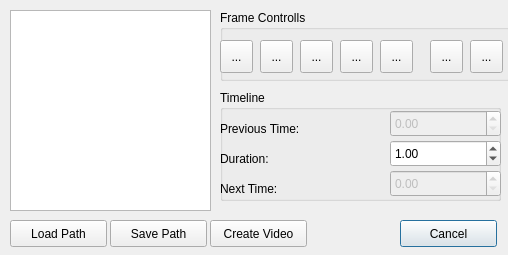
<?xml version="1.0" encoding="UTF-8"?>
<ui version="4.0">
 <class>PlayerDialogUI</class>
 <widget class="QDialog" name="PlayerDialogUI">
  <property name="geometry">
   <rect>
    <x>0</x>
    <y>0</y>
    <width>508</width>
    <height>255</height>
   </rect>
  </property>
  <property name="sizePolicy">
   <sizepolicy hsizetype="Fixed" vsizetype="Fixed">
    <horstretch>0</horstretch>
    <verstretch>0</verstretch>
   </sizepolicy>
  </property>
  <property name="minimumSize">
   <size>
    <width>508</width>
    <height>255</height>
   </size>
  </property>
  <property name="maximumSize">
   <size>
    <width>508</width>
    <height>255</height>
   </size>
  </property>
  <property name="windowTitle">
   <string>Dialog</string>
  </property>
  <widget class="QListWidget" name="listWidget">
   <property name="geometry">
    <rect>
     <x>10</x>
     <y>10</y>
     <width>201</width>
     <height>201</height>
    </rect>
   </property>
  </widget>
  <widget class="QGroupBox" name="groupBoxControlls">
   <property name="geometry">
    <rect>
     <x>220</x>
     <y>10</y>
     <width>291</width>
     <height>71</height>
    </rect>
   </property>
   <property name="title">
    <string>Frame Controlls</string>
   </property>
   <widget class="QToolButton" name="buttonFirst">
    <property name="geometry">
     <rect>
      <x>0</x>
      <y>30</y>
      <width>33</width>
      <height>33</height>
     </rect>
    </property>
    <property name="text">
     <string>...</string>
    </property>
    <property name="icon">
     <iconset resource="../res/viewer.qrc">
      <normaloff>:/qv_play_first.png</normaloff>:/qv_play_first.png</iconset>
    </property>
    <property name="iconSize">
     <size>
      <width>32</width>
      <height>32</height>
     </size>
    </property>
   </widget>
   <widget class="QToolButton" name="buttonPrev">
    <property name="geometry">
     <rect>
      <x>40</x>
      <y>30</y>
      <width>33</width>
      <height>33</height>
     </rect>
    </property>
    <property name="text">
     <string>...</string>
    </property>
    <property name="icon">
     <iconset resource="../res/viewer.qrc">
      <normaloff>:/qv_play_prev.png</normaloff>:/qv_play_prev.png</iconset>
    </property>
    <property name="iconSize">
     <size>
      <width>32</width>
      <height>32</height>
     </size>
    </property>
   </widget>
   <widget class="QToolButton" name="buttonAnimate">
    <property name="geometry">
     <rect>
      <x>80</x>
      <y>30</y>
      <width>33</width>
      <height>33</height>
     </rect>
    </property>
    <property name="text">
     <string>...</string>
    </property>
    <property name="icon">
     <iconset resource="../res/viewer.qrc">
      <normaloff>:/qv_play_animate.png</normaloff>:/qv_play_animate.png</iconset>
    </property>
    <property name="iconSize">
     <size>
      <width>32</width>
      <height>32</height>
     </size>
    </property>
   </widget>
   <widget class="QToolButton" name="buttonNext">
    <property name="geometry">
     <rect>
      <x>120</x>
      <y>30</y>
      <width>33</width>
      <height>33</height>
     </rect>
    </property>
    <property name="text">
     <string>...</string>
    </property>
    <property name="icon">
     <iconset resource="../res/viewer.qrc">
      <normaloff>:/qv_play_next.png</normaloff>:/qv_play_next.png</iconset>
    </property>
    <property name="iconSize">
     <size>
      <width>32</width>
      <height>32</height>
     </size>
    </property>
   </widget>
   <widget class="QToolButton" name="buttonLast">
    <property name="geometry">
     <rect>
      <x>160</x>
      <y>30</y>
      <width>33</width>
      <height>33</height>
     </rect>
    </property>
    <property name="text">
     <string>...</string>
    </property>
    <property name="icon">
     <iconset resource="../res/viewer.qrc">
      <normaloff>:/qv_play_last.png</normaloff>:/qv_play_last.png</iconset>
    </property>
    <property name="iconSize">
     <size>
      <width>32</width>
      <height>32</height>
     </size>
    </property>
   </widget>
   <widget class="QToolButton" name="buttonAddFrame">
    <property name="geometry">
     <rect>
      <x>210</x>
      <y>30</y>
      <width>33</width>
      <height>33</height>
     </rect>
    </property>
    <property name="text">
     <string>...</string>
    </property>
    <property name="icon">
     <iconset resource="../res/viewer.qrc">
      <normaloff>:/qv_play_add.png</normaloff>:/qv_play_add.png</iconset>
    </property>
    <property name="iconSize">
     <size>
      <width>32</width>
      <height>32</height>
     </size>
    </property>
   </widget>
   <widget class="QToolButton" name="buttonDeleteFrame">
    <property name="geometry">
     <rect>
      <x>250</x>
      <y>30</y>
      <width>33</width>
      <height>33</height>
     </rect>
    </property>
    <property name="text">
     <string>...</string>
    </property>
    <property name="icon">
     <iconset resource="../res/viewer.qrc">
      <normaloff>:/qv_play_delete.png</normaloff>:/qv_play_delete.png</iconset>
    </property>
    <property name="iconSize">
     <size>
      <width>32</width>
      <height>32</height>
     </size>
    </property>
   </widget>
  </widget>
  <widget class="QGroupBox" name="groupBoxTimeline">
   <property name="geometry">
    <rect>
     <x>220</x>
     <y>90</y>
     <width>281</width>
     <height>111</height>
    </rect>
   </property>
   <property name="title">
    <string>Timeline</string>
   </property>
   <widget class="QLabel" name="labelStartTime">
    <property name="geometry">
     <rect>
      <x>0</x>
      <y>30</y>
      <width>141</width>
      <height>17</height>
     </rect>
    </property>
    <property name="text">
     <string>Previous Time:</string>
    </property>
   </widget>
   <widget class="QDoubleSpinBox" name="spinBoxStartTime">
    <property name="enabled">
     <bool>false</bool>
    </property>
    <property name="geometry">
     <rect>
      <x>170</x>
      <y>20</y>
      <width>111</width>
      <height>27</height>
     </rect>
    </property>
    <property name="maximum">
     <double>10000000.000000000000000</double>
    </property>
   </widget>
   <widget class="QDoubleSpinBox" name="spinBoxCurrentTime">
    <property name="enabled">
     <bool>true</bool>
    </property>
    <property name="geometry">
     <rect>
      <x>170</x>
      <y>50</y>
      <width>111</width>
      <height>27</height>
     </rect>
    </property>
    <property name="maximum">
     <double>10000000.000000000000000</double>
    </property>
    <property name="value">
     <double>1.000000000000000</double>
    </property>
   </widget>
   <widget class="QLabel" name="labeCurrentTime">
    <property name="geometry">
     <rect>
      <x>0</x>
      <y>60</y>
      <width>141</width>
      <height>17</height>
     </rect>
    </property>
    <property name="text">
     <string>Duration:</string>
    </property>
   </widget>
   <widget class="QDoubleSpinBox" name="spinBoxLastTime">
    <property name="enabled">
     <bool>false</bool>
    </property>
    <property name="geometry">
     <rect>
      <x>170</x>
      <y>80</y>
      <width>111</width>
      <height>27</height>
     </rect>
    </property>
    <property name="maximum">
     <double>10000000.000000000000000</double>
    </property>
   </widget>
   <widget class="QLabel" name="labelEndTime">
    <property name="geometry">
     <rect>
      <x>0</x>
      <y>90</y>
      <width>141</width>
      <height>17</height>
     </rect>
    </property>
    <property name="text">
     <string>Next Time:</string>
    </property>
   </widget>
  </widget>
  <widget class="QPushButton" name="buttonCancel">
   <property name="geometry">
    <rect>
     <x>400</x>
     <y>220</y>
     <width>97</width>
     <height>27</height>
    </rect>
   </property>
   <property name="text">
    <string>Cancel</string>
   </property>
  </widget>
  <widget class="QPushButton" name="buttonCreate">
   <property name="geometry">
    <rect>
     <x>210</x>
     <y>220</y>
     <width>97</width>
     <height>27</height>
    </rect>
   </property>
   <property name="text">
    <string>Create Video</string>
   </property>
  </widget>
  <widget class="QPushButton" name="buttonLoad">
   <property name="geometry">
    <rect>
     <x>10</x>
     <y>220</y>
     <width>97</width>
     <height>27</height>
    </rect>
   </property>
   <property name="text">
    <string>Load Path</string>
   </property>
  </widget>
  <widget class="QPushButton" name="buttonSave">
   <property name="geometry">
    <rect>
     <x>110</x>
     <y>220</y>
     <width>97</width>
     <height>27</height>
    </rect>
   </property>
   <property name="text">
    <string>Save Path</string>
   </property>
  </widget>
 </widget>
 <resources>
  <include location="../res/viewer.qrc"/>
 </resources>
 <connections>
  <connection>
   <sender>buttonCancel</sender>
   <signal>clicked()</signal>
   <receiver>PlayerDialogUI</receiver>
   <slot>reject()</slot>
   <hints>
    <hint type="sourcelabel">
     <x>448</x>
     <y>233</y>
    </hint>
    <hint type="destinationlabel">
     <x>253</x>
     <y>127</y>
    </hint>
   </hints>
  </connection>
  <connection>
   <sender>buttonCreate</sender>
   <signal>clicked()</signal>
   <receiver>PlayerDialogUI</receiver>
   <slot>accept()</slot>
   <hints>
    <hint type="sourcelabel">
     <x>278</x>
     <y>233</y>
    </hint>
    <hint type="destinationlabel">
     <x>253</x>
     <y>127</y>
    </hint>
   </hints>
  </connection>
 </connections>
</ui>
